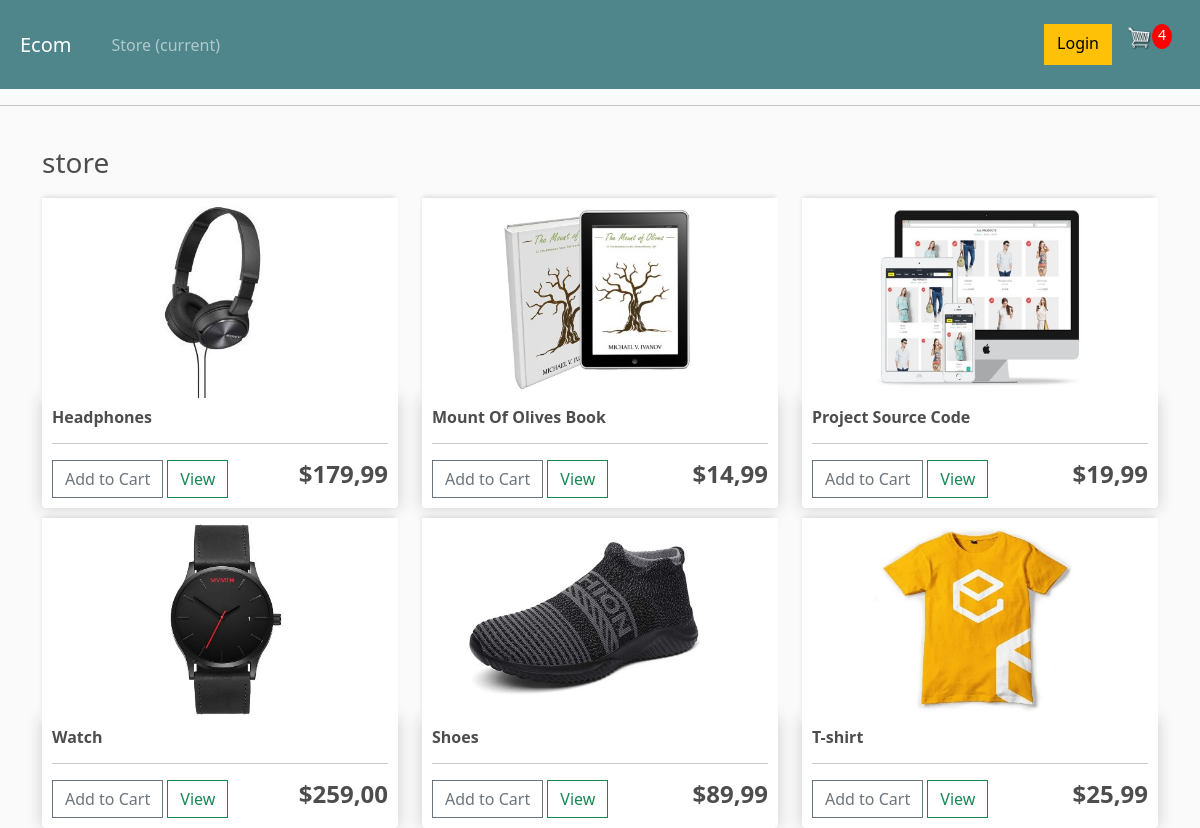
The app's page / (signed in) with its own data.
### store/models.py (models this page shows, shortened)
class Product(models.Model):
	name = models.CharField(max_length=200)
	price = models.DecimalField(max_digits=7, decimal_places=2)
	digital = models.BooleanField(default=False, null=True, blank=True)
	image = models.ImageField(null=True, blank=True)

### store/views.py (the view)
# urls.py: path('', include('store.urls')),
def store(request):
	data = cartData(request)
	cartItems = data['cartItems']
	order = data['order']
	items = data['items']
	products = Product.objects.all()
	context = {'products':products, 'cartItems':cartItems}
	return render(request, 'store/store.html', context)

### store/models.py (called while the page is built)
	@property
	def get_cart_items(self):
		orderitems = self.orderitem_set.all()
		total = sum([item.quantity for item in orderitems])
		return total

### store/utils.py (called while the page is built)
def cartData(request):
	if request.user.is_authenticated:
		customer = request.user.customer
		order, created = Order.objects.get_or_create(customer=customer, complete=False)
		items = order.orderitem_set.all()
		cartItems = order.get_cart_items
	else:
		cookieData = cookieCart(request)
		cartItems = cookieData['cartItems']
		order = cookieData['order']
		items = cookieData['items']
	return {'cartItems':cartItems ,'order':order, 'items':items}

### store/templates/store/store.html
{% extends "store/main.html" %}
{% load static %}
{% block content %}
<h3>store</h3>
<div class="row">
	{% for product in products %}
	<div class="col-lg-4">
		<img class="thumbnail" src="{{product.image.url}}" alt="">
		<div class="box-element product">
			<h6><strong>{{product.name}}</strong></h6>
			<hr>
			<button data-product="{{product.id}}" data-action="add" class="btn btn-outline-secondary add-btn update-cart">Add to Cart</button>
			<a class="btn btn-outline-success" href="#">View</a>
			<h4 style="display: inline-block; float: right"><strong>${{product.price|floatformat:2}}</strong></h4>
		</div>
	</div>
	{% endfor %}
</div>
{% endblock %}

### ecommerce/static/css/main.css (style rules this page uses)
body { background-color: hsl(0, 0%, 98%); }
h1,h2,h3,h4,h5,h6 { color:hsl(0, 0%, 30%); }
.box-element { box-shadow:hsl(0, 0%, 80%) 0 0 16px; background-color: #fff; border-radius: 4px; padding: 10px; }
.thumbnail { width: 100%; height: 200px; -webkit-box-shadow: -1px -3px 5px -2px rgba(214,214,214,1); -moz-box-shadow: -1px -3px 5px -2px rgba(214,214,214,1); box-shadow: -1px -3px 5px -2px rgba(214,214,214,1); }
.product { border-radius: 0 0 4px 4px; }
.col-lg-4, .col-lg-6, .col-lg-8, .col-lg-12 { margin-top: 10px; }
.btn { border-radius: 0; }

### records on screen
Product: image (picture), name "Headphones", price "179,99"
Product: image (picture), name "Mount Of Olives Book", price "14,99"
Product: image (picture), name "Project Source Code", price "19,99"
Product: image (picture), name "Watch", price "259,00"
Product: image (picture), name "Shoes", price "89,99"
Product: image (picture), name "T-shirt", price "25,99"

### other values on screen
{{ cartItems }} "4"
